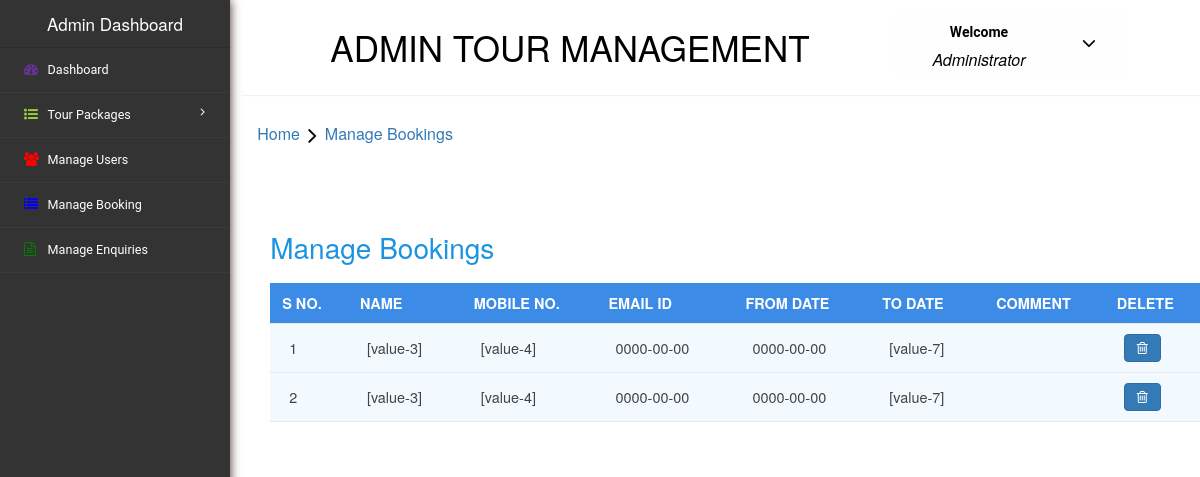
/code/manageBooking.php, run on an earlier commit of the app's database.
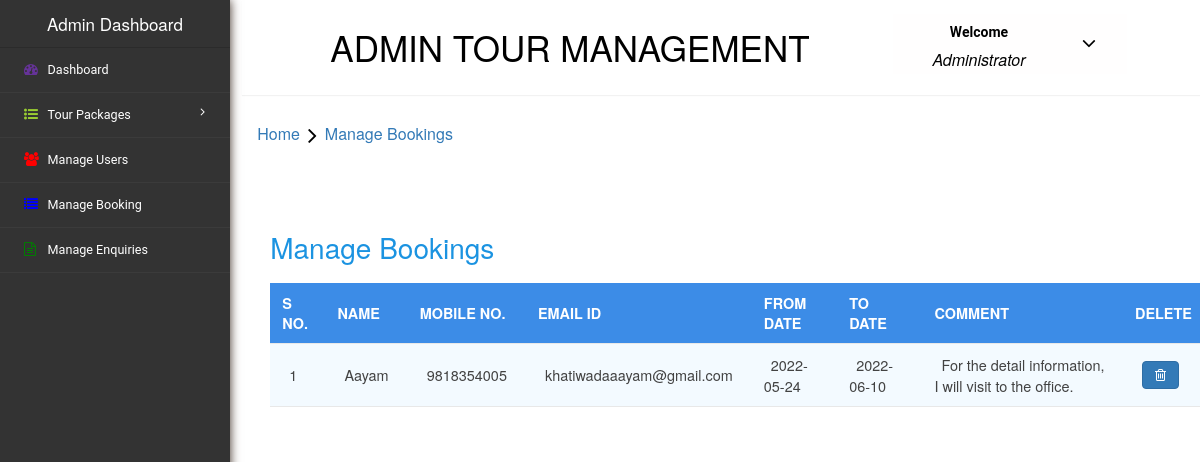
And on a later commit of the database.
### tables this page shows
CREATE TABLE `booking` (
  `S no.` int(11) NOT NULL,
  `package no` int(11) NOT NULL,
  `name` varchar(25) NOT NULL,
  `mobileno` varchar(25) NOT NULL,
  `email` varchar(25) NOT NULL,
  `fromdate` date NOT NULL,
  `todate` date NOT NULL,
  `comment` text NOT NULL
);

### code/manageBooking.php (the view, shortened to what this page needs)
<?php
    include("connection.php");
    $query="SELECT * FROM booking";
    $result=mysqli_query($con,$query);
?>
<html style="overflow: hidden;">
<head>
  <link rel="stylesheet" href="manageBooking.css">
  <link rel="stylesheet" href="https://maxcdn.bootstrapcdn.com/bootstrap/3.4.0/css/bootstrap.min.css">
  <link rel="stylesheet" href="https://cdnjs.cloudflare.com/ajax/libs/font-awesome/4.7.0/css/font-awesome.min.css">
</head>
<body>
  <div class="page-container" style="background-color: rgb(255, 255, 255);">
    <div class="left-content">
      <div class="mother-grid-inner">
        <div class="header-main" style="background-color: rgb(255, 255, 255);">
          <div class="logo-w3-agile" style="background-color: rgb(255, 255, 255);">
            <h1><a style="text-decoration: none; color: black;">Admin Tour Management</a></h1>
          </div>
          <div class="profile_details w3l" style="background-color: rgb(255, 254, 254);">
            <ul>
              <li class="dropdown profile_details_drop">
                <a class="dropdown-toggle" data-toggle="dropdown" aria-expanded="false">
                  <div class="profile_img">
                    <div class="user-name">
                      <p style="color: black;">Welcome</p>
                      <span style="color: black;">Administrator</span>
                    </div>
                    <i class="fa fa-angle-down" aria-hidden="true"></i>
                    <div class="clearfix"></div>
                  </div>
                </a>
              </li>
            </ul>
          </div>
        </div>
      <ol class="breadcrumb">
        <li class="breadcrumb-item"><a href="dashboard.php">Home</a><i class="fa fa-angle-right"></i>Manage Bookings</li>
      </ol>
      <div class="agile-grids">
        <div class="agile-tables">
          <div class="w3l-table-info">
            <h2>Manage Bookings</h2>
            <table id="table">
              <thead>
                <tr>
                  <th>S no.</th>
                  <th>Name</th>
                  <th>Mobile No.</th>
                  <th>Email Id</th>
                  <th>From Date </th>
                  <th>To Date</th>
                  <th>Comment </th>
                  <th>Delete </th>
                </tr>
              </thead>
              <tbody>
              <?php
						  while($rows = mysqli_fetch_array($result)){?>
                <tr>
                  <td data-th="S no."><span class="bt-content"><?php echo $rows[0];?></span></td>
                  <td data-th="Name"><span class="bt-content"><?php echo $rows[2];?></span></td>
                  <td data-th="Mobile No."><span class="bt-content"><?php echo $rows[3];?></span></td>
                  <td data-th="Email Id"><span class="bt-content"><?php echo $rows[4];?></span></td>
                  <td data-th="From Date "><span class="bt-content"><?php echo $rows[5];?></span></td>
                  <td data-th="To Date"><span class="bt-content"><?php echo $rows[6];?></span></td>
                  <td data-th="Comment "><span class="bt-content"><?php echo $rows[7];?></span></td>
                  <td data-th="Edit/delete"><span class="bt-content"><a href="delete.php?data=booking&number=<?php echo $rows[0];?>"><button class="btn-primary btn"><i class="fa fa-trash-o"></i></button></a></span></td>
                </tr>
                <?php
              				}
              				?>
              </tbody>
            </table>
          </div>
        </div>
      </div>
    </div>
      <div class="sidebar-menu" style="background-color: rgb(51, 51, 51);">
        <header class="logo1" style="background-color: rgb(51, 51, 51);">
          <a class="sidebar-icon" style="background-color: rgb(51, 51, 51); color: white; border: rgb(51, 51, 51); font-size: 17px; text-decoration: none;">Admin Dashboard </a>
        </header>
              <div class="menu">
                <ul id="menu">
                  <li><a href="dashboard.php"><i class="fa fa-tachometer" style="color: rebeccapurple;"></i> <span>Dashboard</span><div class="clearfix"></div></a></li>
                 <li id="menu-academico" ><a href="#"><i class="fa fa-list-ul" aria-hidden="true" style="color: yellowgreen;"></i><span> Tour Packages</span> <span class="fa fa-angle-right" style="float: right"></span><div class="clearfix"></div></a>
                  </li>
                <li id="menu-academico" ><a href="manageUser.php"><i class="fa fa-users" style="color: red;" aria-hidden="true"></i><span>Manage Users</span><div class="clearfix"></div></a></li>
                <li><a href="manageBooking.php"><i class="fa fa-list" style="color: blue;" aria-hidden="true"></i>  <span>Manage Booking</span><div class="clearfix"></div></a></li>
                <li><a href="manageEnquiry.php"><i class="fa fa-file-text-o" style="color: green;" aria-hidden="true"></i>  <span>Manage Enquiries</span><div class="clearfix"></div></a></li>
                </ul>
              </div>
              </div>
            </div>
</body>
</html>

What changed in the data, as far as the page shows it:
removed booking: value "2", mobileno "[value-3]", email "[value-4]", fromdate "0000-00-00", todate "0000-00-00", comment "[value-7]"
changed booking id 1: name "[value-3]" → "Aayam"; mobileno "[value-4]" → "9818354005"; email "0000-00-00" → "khatiwadaaayam@gmail.com"; fromdate "0000-00-00" → "2022-05-24"; todate "[value-7]" → "2022-06-10"; comment (not shown) → "For the detail information, I will visit to the office."
